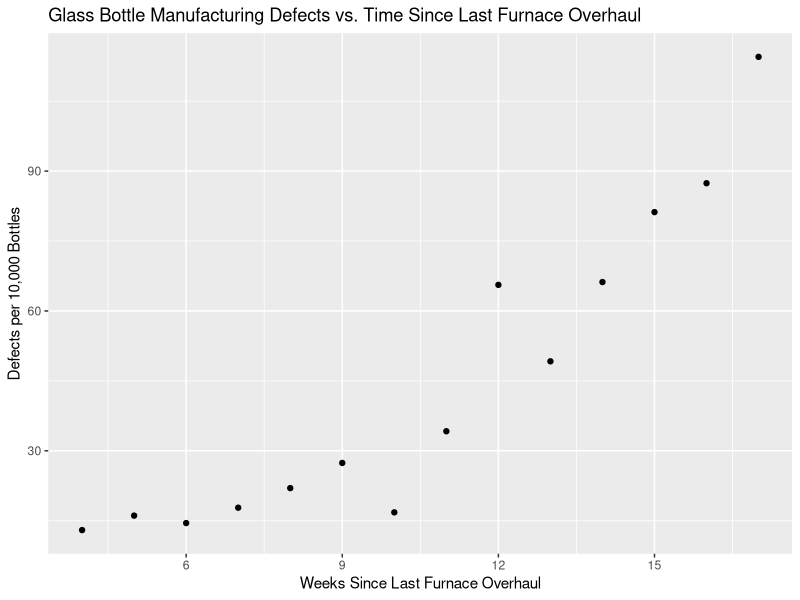
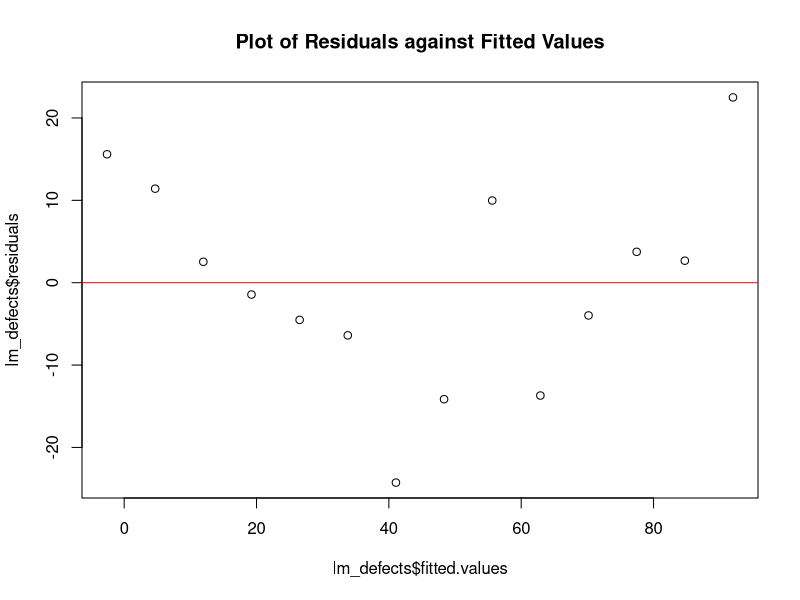

Reproduce these figures in R, in order.
## ---- chunk 1
knitr::opts_chunk$set(echo = TRUE)
## ---- chunk 2
library(tidyverse)
defects <- read_table2("defects.txt", )
## ---- chunk 3
defects %>% ggplot(aes(x = weeks, y = defects)) + geom_point() + xlab("Weeks Since Last Furnace Overhaul") + 
  ylab("Defects per 10,000 Bottles") + 
  labs(title = "Glass Bottle Manufacturing Defects vs. Time Since Last Furnace Overhaul")
## ---- chunk 4
lm_defects <- lm(defects ~ weeks, data = defects)
plot(lm_defects$fitted.values, lm_defects$residuals, main="Plot of Residuals against Fitted Values")
abline(h=0,col="red")
